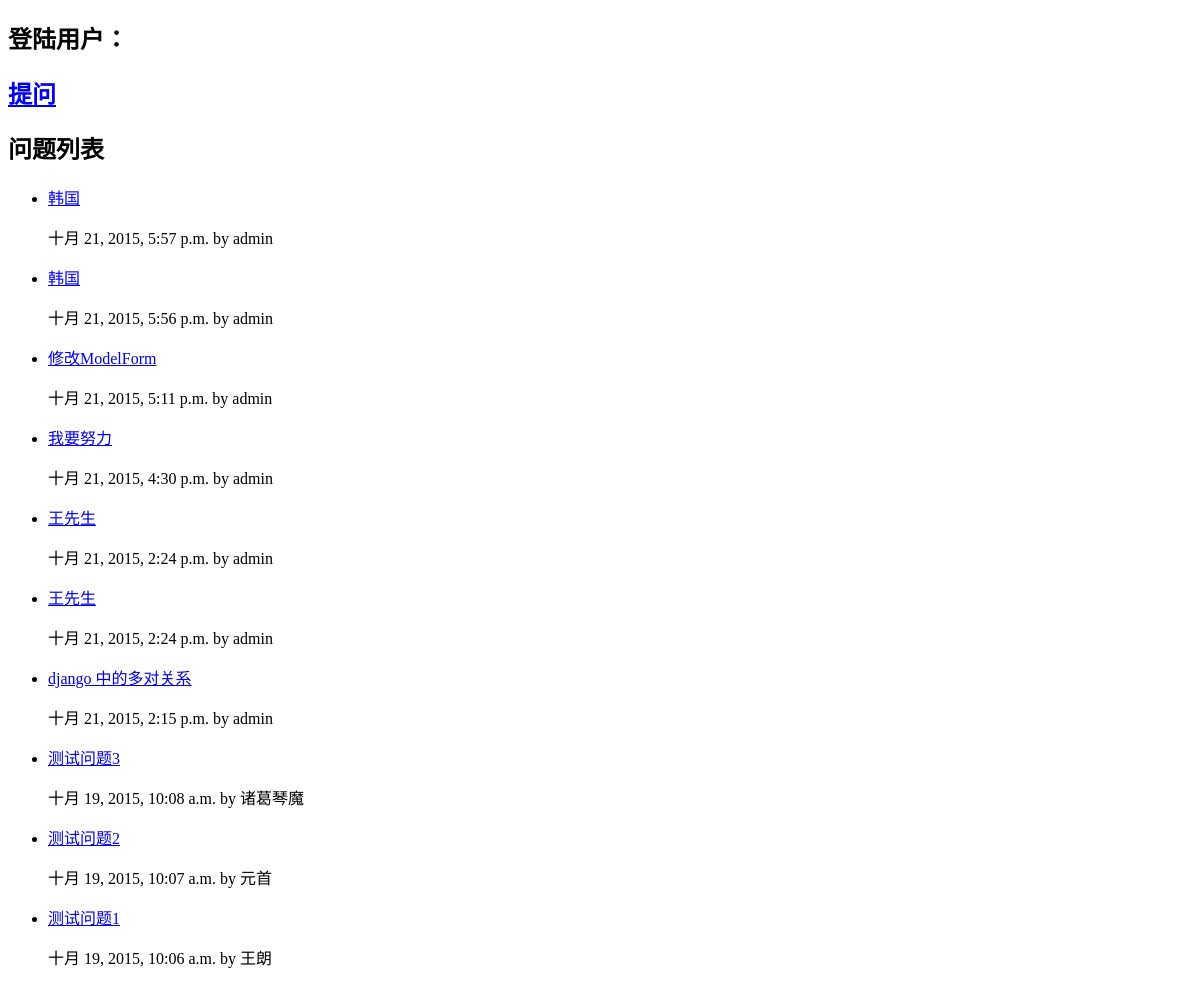
The app's page /, older data.
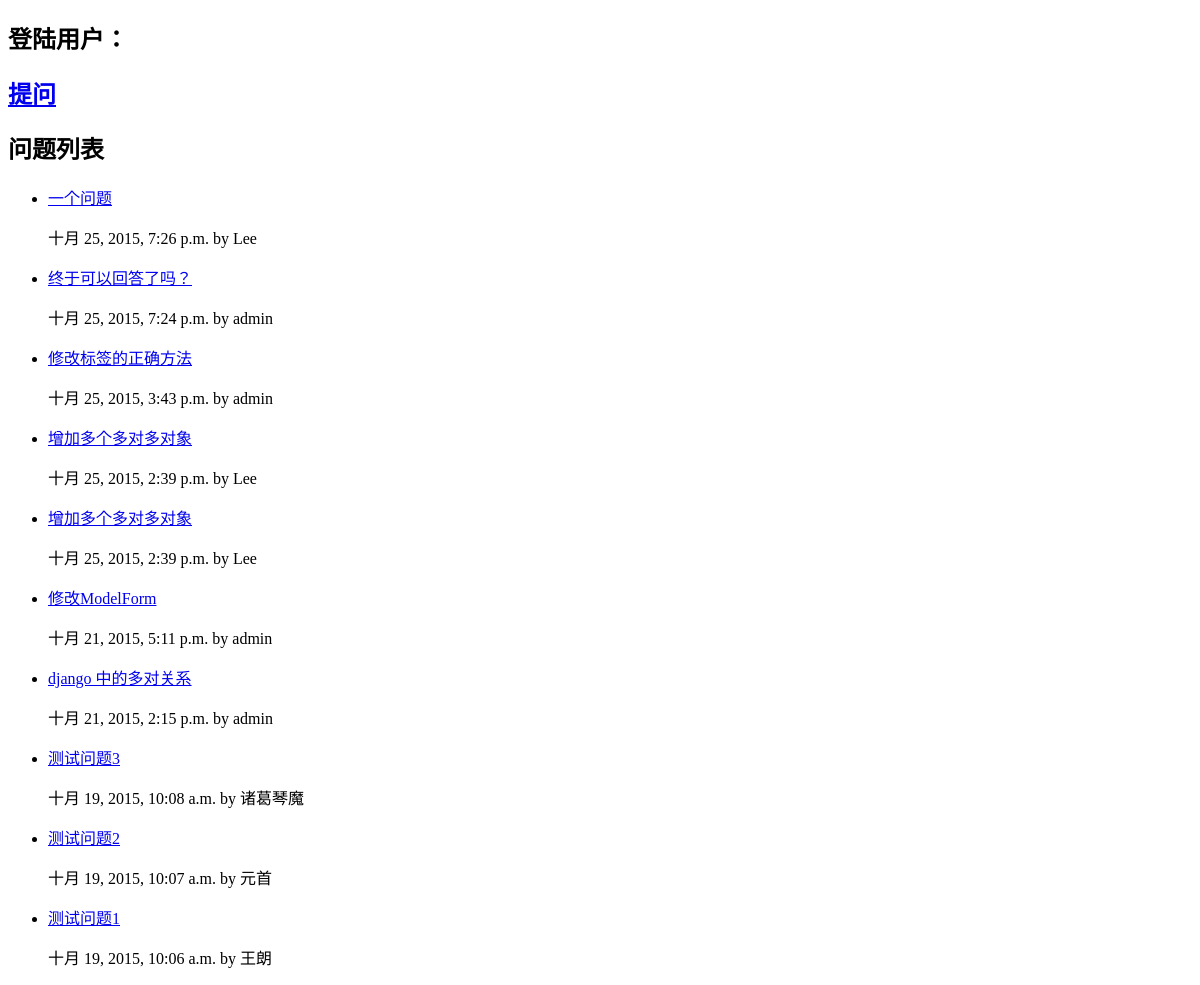
The same page, newer data.
### micq/models.py (models this page shows, shortened)
class Question(models.Model):
    title = models.CharField('标题', max_length=150)
    body = models.TextField('问题内容')
    created = models.DateTimeField('创建时间', auto_now_add=True)
    modified = models.DateTimeField('修改时间', auto_now=True)
    user = models.ForeignKey(MyUser, verbose_name='创建者')
    tags = models.ManyToManyField(Tag, verbose_name='标签')
    class Meta:
        verbose_name = '问题'
        verbose_name_plural = '问题'
        ordering = ['-created']

class MyUser(AbstractBaseUser):
    email = models.EmailField(max_length=255, unique=True, db_index=True)
    username = models.CharField(max_length=50, unique=True, db_index=True)
    is_active = models.BooleanField(default=True)
    is_admin = models.BooleanField(default=False)
    sex = models.CharField(choices=(('M', '男'), ('F', '女')), default='M', max_length=5)
    url = models.URLField(null=True, blank=True)
    desc = models.CharField(max_length=2000, null=True, blank=True)
    avatar = models.CharField(max_length=500, null=True, blank=True)
    token = models.CharField(max_length=500, blank=True)
    objects = UserManager()
    USERNAME_FIELD = 'email'
    REQUIRED_FIELDS = ['username']
    class Meta:
        db_table = 'user'
        verbose_name = '用户'
        verbose_name_plural = '用户'

### micq/views.py (the view)
# urls.py: url(r'^$', 'micq.views.index', name='index'),
def index(request):
    question_list = Question.objects.all()
    return  render(request, 'micq/index.html', {'question_list': question_list})

### templates/micq/index.html (shortened to what this page needs)
<!DOCTYPE html>
<html lang="en">
<head>
</head>
<body>
    <h2>登陆用户：{{ request.user.username }}</h2>
    <h2><a href="{% url 'create_question' %}">提问</a></h2>
    <h2>问题列表</h2>
    <ul>
        {% for question in question_list %}
        <li>
            <p>
                <a href="{% url 'question_detail' question.id %}" target="_blank">{{ question.title }}</a>
            </p>
            <p>{{ question.tag }} {{ question.created }} by {{ question.user.username }}</p>
        </li>
        {% endfor %}
    </ul>
</body>
</html>

Row changes from the older to the newer data that the page shows:
removed Question: title "韩国", created "十月 21, 2015, 5:57 p.m.", user.username "admin"
removed Question: title "韩国", created "十月 21, 2015, 5:56 p.m.", user.username "admin"
removed Question: title "我要努力", created "十月 21, 2015, 4:30 p.m.", user.username "admin"
removed Question: title "王先生", created "十月 21, 2015, 2:24 p.m.", user.username "admin"
removed Question: title "王先生", created "十月 21, 2015, 2:24 p.m.", user.username "admin"
added Question: title "一个问题", created "十月 25, 2015, 7:26 p.m.", user.username "Lee"
added Question: title "终于可以回答了吗？", created "十月 25, 2015, 7:24 p.m.", user.username "admin"
added Question: title "修改标签的正确方法", created "十月 25, 2015, 3:43 p.m.", user.username "admin"
added Question: title "增加多个多对多对象", created "十月 25, 2015, 2:39 p.m.", user.username "Lee"
added Question: title "增加多个多对多对象", created "十月 25, 2015, 2:39 p.m.", user.username "Lee"
